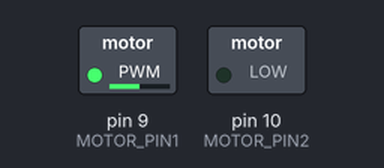
Recording of a sketch running on a simulated Arduino Uno, built with avr-gcc and run on an emulated ATmega328P. Parts: switched loads named in the sketch (green lamp = pin HIGH). What the sketch prints to the serial monitor is not drawn.

Above: at 0.1 s.
Timing chart, 0 to 1.6 s (numbered marks = the images above):
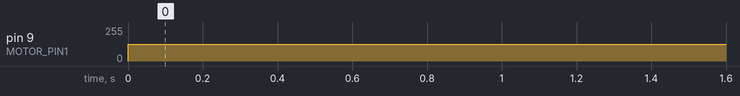

Measured:
- by itself, pin 9 (MOTOR_PIN1): 0/255 → 127/255 at 0.00 s

The sketch:

motor_test1905.ino
```cpp
//This code written on 19.05.2024
//This code is to test the motor with speed percentages using the pwm


// Constants
const int MOTOR_PWM_CHANNEL1 = 0; // PWM channel for motor IN1
const int MOTOR_PWM_CHANNEL2 = 1; // PWM channel for motor IN2
const int MOTOR_PIN1 = 9;          // GPIO pin for motor IN1
const int MOTOR_PIN2 = 10;         // GPIO pin for motor IN2

void setup() {
  Serial.begin(9600); // Initialize serial communication

  // Setup PWM channels for motor
  pinMode(MOTOR_PIN1, OUTPUT);
  pinMode(MOTOR_PIN2, OUTPUT);
}

void loop() {
  int speed = 50; // Set the desired speed (0-100)

  // Map speed value (0-100) to PWM range (0-255)
  int pwmValue = map(speed, 0, 100, 0, 255);

  // Apply PWM value to motor
  analogWrite(MOTOR_PIN1, pwmValue);
  analogWrite(MOTOR_PIN2, 0); // Assuming one side of the motor is connected to ground for simplicity

  Serial.print("Speed set to: ");
  Serial.print(speed);
  Serial.print("%, PWM value: ");
  Serial.println(pwmValue);

  delay(1000); // Delay for demonstration purposes
}
```
